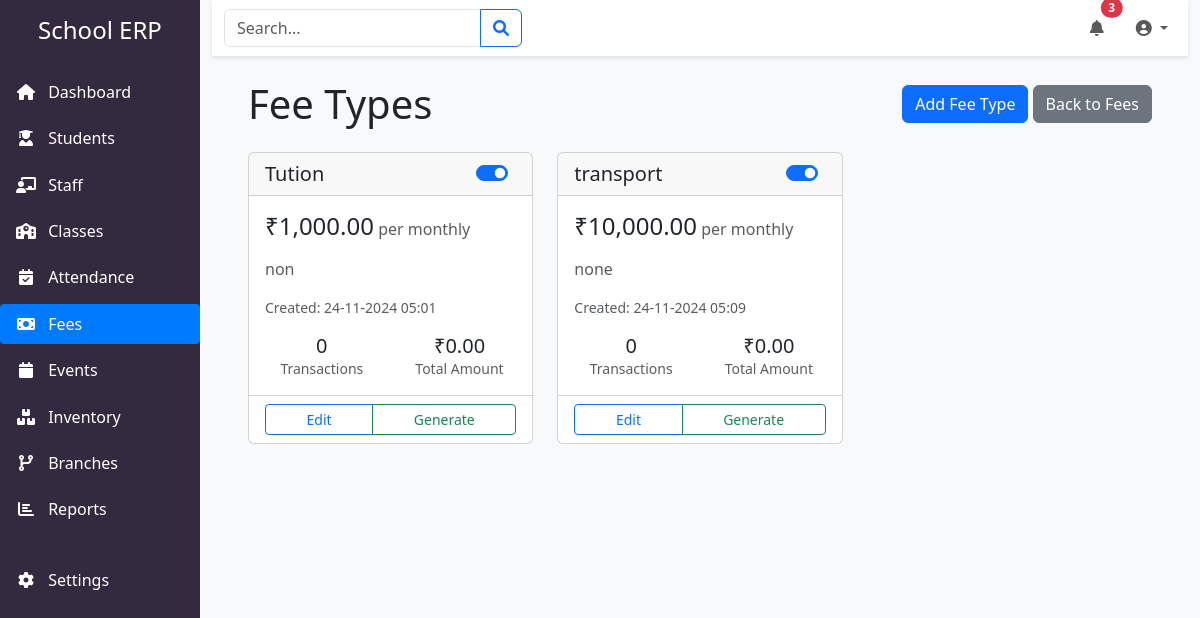
The page /fees/types on the database as committed earlier.
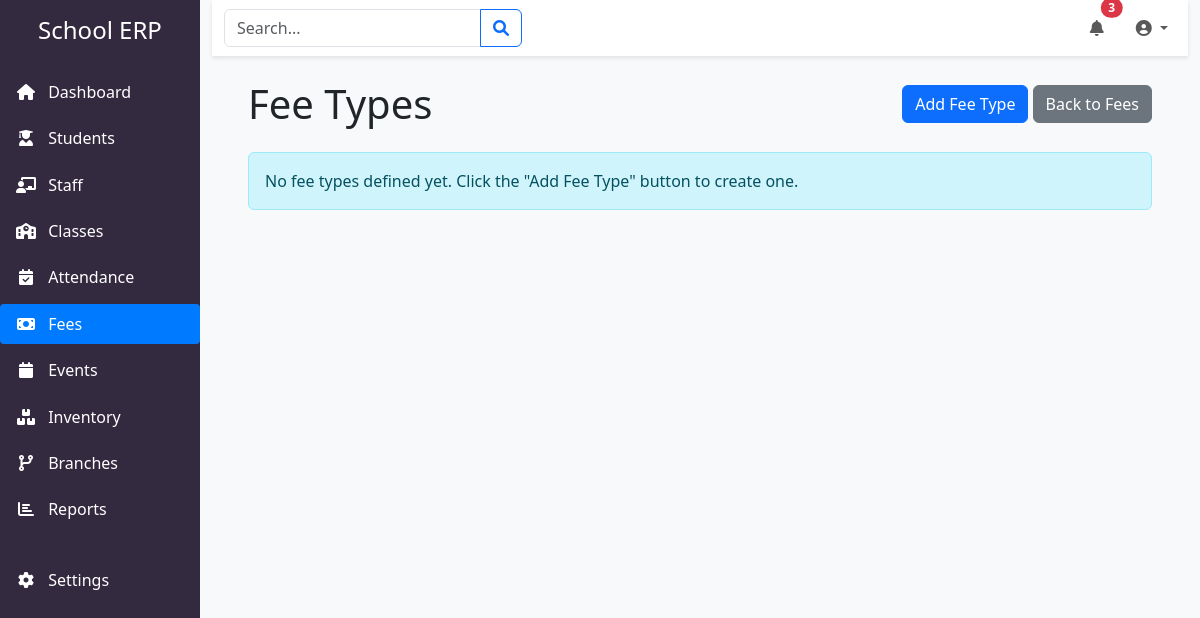
The same page on the database as committed later.
### app/models/models.py (models this page shows, shortened)
class FeeType(db.Model):
    __tablename__ = 'fee_type'
    id = db.Column(db.Integer, primary_key=True)
    name = db.Column(db.String(50), nullable=False, unique=True)
    description = db.Column(db.Text)
    amount = db.Column(db.Float, nullable=False)
    frequency = db.Column(db.Enum('MONTHLY', 'QUARTERLY', 'YEARLY', 'ONE_TIME', name='fee_frequency'), nullable=False)
    is_active = db.Column(db.Boolean, default=True)
    created_at = db.Column(db.DateTime, default=datetime.utcnow)
    transactions = db.relationship('FeeTransaction', backref='fee_type', lazy=True)
    def to_dict(self):
        return {
            'id': self.id,
            'name': self.name,
            'amount': float(self.amount),
            'frequency': self.frequency,
            'description': self.description,
            'is_active': self.is_active,
            'created_at': self.created_at.isoformat() if self.created_at else None,
            'updated_at': self.updated_at.isoformat() if hasattr(self, 'updated_at') and self.updated_at else None
        }

### app/routes/fees.py (the view)
@bp.route('/types')
def list_fee_types():
    fee_types = FeeType.query.all()
    fee_types_dict = [fee_type.to_dict() for fee_type in fee_types]
    return render_template('fees/types.html',
                         fee_types=fee_types,           # For normal template use
                         fee_types_json=fee_types_dict)

### app/templates/fees/types.html (shortened to what this page needs)
{% extends "base.html" %}
{% block content %}
<div class="container">
    <div class="d-flex justify-content-between align-items-center mb-4">
        <div>
            <h1 class="mb-0">Fee Types</h1>
        </div>
        <div>
            <button type="button" class="btn btn-primary" data-bs-toggle="modal" data-bs-target="#addFeeTypeModal">
                Add Fee Type
            </button>
            <a href="{{ url_for('fees.list_fees') }}" class="btn btn-secondary">
                Back to Fees
            </a>
        </div>
    </div>
    <div class="row">
        {% for fee_type in fee_types %}
        <div class="col-md-4 mb-4">
            <div class="card h-100">
                <div class="card-header d-flex justify-content-between align-items-center">
                    <h5 class="card-title mb-0">{{ fee_type.name }}</h5>
                    <div class="form-check form-switch">
                        <input class="form-check-input" type="checkbox"
                               {% if fee_type.is_active %}checked{% endif %}
                               onchange="toggleFeeType({{ fee_type.id }}, this.checked)">
                    </div>
                </div>
                <div class="card-body">
                    <div class="mb-3">
                        <span class="h4">₹{{ fee_type.amount|format_money }}</span>
                        <span class="text-muted">per {{ fee_type.frequency|lower }}</span>
                    </div>
                    {% if fee_type.description %}
                    <p class="text-muted mb-3">{{ fee_type.description }}</p>
                    {% endif %}
                    <div class="small text-muted mb-3">
                        Created: {{ fee_type.created_at|datetime }}
                    </div>
                    <div class="row text-center">
                        <div class="col">
                            <div class="h5 mb-0">{{ fee_type.transactions|length }}</div>
                            <div class="small text-muted">Transactions</div>
                        </div>
                        <div class="col">
                            <div class="h5 mb-0">
                                ₹{{ (fee_type.transactions|sum(attribute='amount')|default(0))|format_money }}
                            </div>
                            <div class="small text-muted">Total Amount</div>
                        </div>
                    </div>
                </div>
                <div class="card-footer bg-transparent">
                    <div class="btn-group w-100">
                        <button class="btn btn-outline-primary btn-sm"
                                onclick="editFeeType({{ fee_type.id }})"
                                {% if not fee_type.is_active %}disabled{% endif %}>
                            Edit
                        </button>
                        <button class="btn btn-outline-success btn-sm"
                                onclick="generateFees({{ fee_type.id }})"
                                {% if not fee_type.is_active %}disabled{% endif %}>
                            Generate
                        </button>
                    </div>
                </div>
            </div>
        </div>
        {% else %}
        <div class="col-12">
            <div class="alert alert-info">
                No fee types defined yet. Click the "Add Fee Type" button to create one.
            </div>
        </div>
        {% endfor %}
    </div>
</div>
{% endblock %}

Rows that differ between the two databases and show on the page:
removed FeeType: name "Tution", is_active "☑", amount "1,000.00", frequency "monthly", description "non", created_at "24-11-2024 05:01", transactions|length "0", transactions "0.00"
removed FeeType: name "transport", is_active "☑", amount "10,000.00", frequency "monthly", description "none", created_at "24-11-2024 05:09", transactions|length "0", transactions "0.00"
Other text that changed with them:
text now shown: "No fee types defined yet. Click the \"Add Fee Type\" button to create one."
